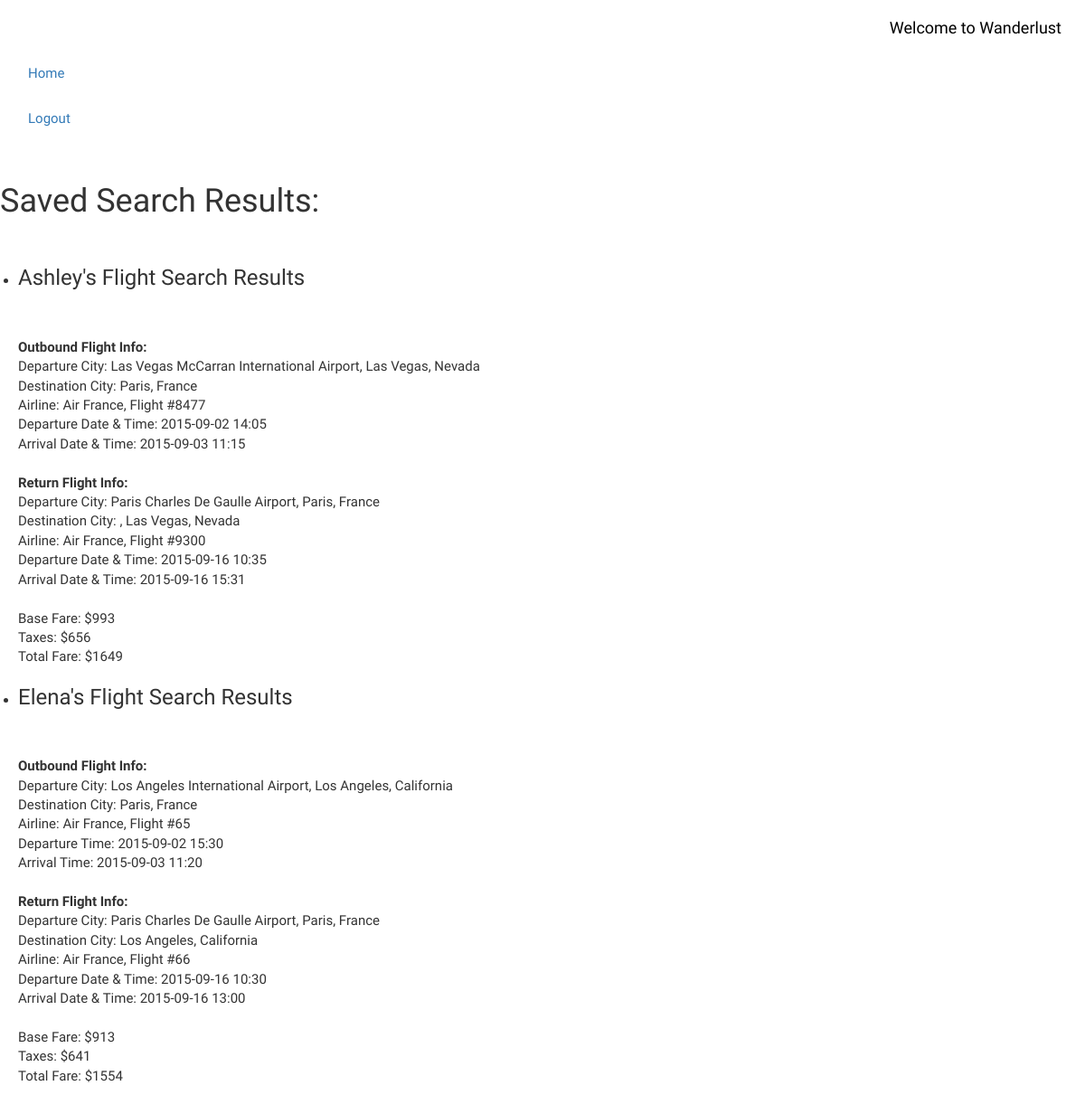
/saved_searches (signed in), run on the app's committed database.
### model.py (models this page shows)
class Search(db.Model):
    __tablename__ = "searches"
    search_id = db.Column(db.Integer, autoincrement=True, primary_key=True, nullable=False)
    user_id = db.Column(db.Integer, db.ForeignKey('users.user_id'), nullable=True)
    traveler1_name = db.Column(db.String(150), nullable=True)
    traveler2_name = db.Column(db.String(150), nullable=True)
    traveler1_origin = db.Column(db.String(75), nullable=True)
    traveler2_origin = db.Column(db.String(75), nullable=True)
    traveler1_max_price = db.Column(db.Integer, nullable=True)
    traveler2_max_price = db.Column(db.Integer, nullable=True)
    departure_date = db.Column(db.String(75), nullable=True)
    return_date = db.Column(db.String(75), nullable=True)
    destination = db.Column(db.String(75), nullable=True)
    users = db.relationship('User', backref=db.backref('searches', order_by=search_id))

class Flight(db.Model):
    __tablename__ = "flights"
    flight_id = db.Column(db.Integer, autoincrement=True, primary_key=True, nullable=False)
    user_id = db.Column(db.Integer, db.ForeignKey('users.user_id'), nullable=True)
    outbound_city_origin = db.Column(db.String(75), nullable=False)
    outbound_city_final_destination = db.Column(db.String(75), nullable=False)
    outbound_airline_code = db.Column(db.String(75), nullable=False)
    outbound_airline_name = db.Column(db.String(75), nullable=False)
    outbound_flight_number = db.Column(db.Integer, nullable=False)
    outbound_datetime_departure = db.Column(db.String(75), nullable=False)
    outbound_datetime_arrival = db.Column(db.String(75), nullable=False)
    inbound_city_origin = db.Column(db.String(75), nullable=False)
    inbound_city_final_destination = db.Column(db.String(75), nullable=False)
    inbound_airline_code = db.Column(db.String(75), nullable=False)
    inbound_airline_name = db.Column(db.String(75), nullable=False)
    inbound_flight_number = db.Column(db.Integer, nullable=False)
    inbound_datetime_departure = db.Column(db.String(75), nullable=False)
    inbound_datetime_arrival = db.Column(db.String(75), nullable=False)
    outbound_destination_city_airport = db.Column(db.String(75), nullable=True)
    inbound_destination_city_airport = db.Column(db.String(75), nullable=True)
    outbound_city_airport = db.Column(db.String(75), nullable=True)
    inbound_city_airport = db.Column(db.String(75), nullable=True)
    base_fare = db.Column(db.Integer, nullable=False)
    taxes = db.Column(db.Integer, nullable=False)
    total_fare = db.Column(db.Integer, nullable=False)
    user = db.relationship('User', backref=db.backref('flights', order_by=user_id))

### server.py (the view)
@app.route('/saved_searches', methods=['GET'])
def view_saved_searches():
    user_id = session['user_id']
    saved_searches = SavedSearch.query.filter_by(user_id=user_id).all()
    for flight in saved_searches:
        print flight
        flight_list = []
        t1_flights = Flight.query.filter_by(flight_id=flight.t1_flight_id).all()
        t2_flights = Flight.query.filter_by(flight_id=flight.t2_flight_id).all()
        flight_list.append((t1_flights, t2_flights))
    print flight_list, "%" * 25
    for travelers in saved_searches:
        traveler_info = []
        traveler = Search.query.filter_by(search_id=travelers.search_id).all()
        traveler_info.append(traveler)
    return render_template("saved_searches.html", saved_searches=saved_searches, flight_list=flight_list, traveler_info=traveler_info)

### templates/saved_searches.html (shortened to what this page needs)
{% extends 'base.html' %}
{% block content %}
<div>
    <h1>Saved Search Results:</h1><br>
</div>
<div>
    <ul>
        <li>
        {% for result in flight_list %}{% for item in traveler_info %}
        <h3>{{item[0].traveler1_name}}'s Flight Search Results</h3><br><br>
        <b>Outbound Flight Info:</b><br>
        Departure City: {{result[0][0].outbound_city_airport}}, {{result[0][0].outbound_city_origin}}<br>
        Destination City: {{result[0][0].outbound_city_final_destination}}<br>
        Airline: {{result[0][0].outbound_airline_name}}, Flight #{{result[0][0].outbound_flight_number}}<br>
        Departure Date & Time: {{result[0][0].outbound_datetime_departure}}<br>
        Arrival Date & Time: {{result[0][0].outbound_datetime_arrival}}<br><br>
        <b>Return Flight Info:</b><br>
        Departure City: {{result[0][0].inbound_city_airport}}, {{result[0][0].inbound_city_origin}}
        <br>Destination City: {{result[0][0].inbound_destination_city_airport}}, {{result[0][0].inbound_city_final_destination}}<br>
        Airline: {{result[0][0].inbound_airline_name}}, Flight #{{result[0][0].inbound_flight_number}}<br>
        Departure Date & Time: {{result[0][0].inbound_datetime_departure}}<br>
        Arrival Date & Time: {{result[0][0].inbound_datetime_arrival}}<br><br>
        Base Fare: ${{result[0][0].base_fare}}<br>
        Taxes: ${{result[0][0].taxes}}<br>
        Total Fare: ${{result[0][0].total_fare}}
        </li>
    </ul>
</div>
<div>
    <ul>
        <li>
    <h3>{{item[0].traveler2_name}}'s Flight Search Results</h3><br><br>
    <b>Outbound Flight Info:</b><br>
    Departure City: {{result[1][0].outbound_city_airport}}, {{result[1][0].outbound_city_origin}}<br>
    Destination City: {{result[1][0].outbound_city_final_destination}}<br>
    Airline: {{result[1][0].outbound_airline_name}}, Flight #{{result[1][0].outbound_flight_number}}<br>
    Departure Time: {{result[1][0].outbound_datetime_departure}}<br>
    Arrival Time: {{result[1][0].outbound_datetime_arrival}}<br><br>
    <b>Return Flight Info:</b><br>
    Departure City: {{result[1][0].inbound_city_airport}}, {{result[1][0].inbound_city_origin}}<br>
    Destination City: {{result[1][0].inbound_city_final_destination}}<br>
    Airline: {{result[1][0].inbound_airline_name}}, Flight #{{result[1][0].inbound_flight_number}}<br>
    Departure Date & Time: {{result[1][0].inbound_datetime_departure}}<br>
    Arrival Date & Time: {{result[1][0].inbound_datetime_arrival}}<br><br>
    Base Fare: ${{result[1][0].base_fare}}<br>
    Taxes: ${{result[1][0].taxes}}<br>
    Total Fare: ${{result[1][0].total_fare}}
    </ul>
        {% endfor %}{% endfor %}
</div>
{% endblock %}

### templates/base.html (shortened to what this page needs)
<!DOCTYPE html>
<head>
<link rel="stylesheet" type="text/css" href="//cdn.jsdelivr.net/bootstrap/latest/css/bootstrap.css"/>
 <link rel="stylesheet"
          href="http://maxcdn.bootstrapcdn.com/bootstrap/3.3.4/css/bootstrap.css"/>
</head>
<body>
<div class="navbar navbar-custom navbar-fluid-top">
 <div class="navbar-header"><a class="navbar-brand" role="navigation "href="/">Welcome to Wanderlust</a>
    </div>
    <div class="navbar-collapse collapse">
      <ul class="nav navbar-nav">
        <li><a href="/">Home</a></li>
        {% if "user_id" in session %}
        <li><a href="/logout">Logout</a></li>
        {% else %}
        <li><a href="/login">Login</a></li>
        <li><a href="/register">Register</a></li>
        {% endif %}
        <li>&nbsp;</li>
      </ul>
</div>
</div>
    {% block content %}
    {% endblock %}
</body>
</html>

### templates/base.html (style rules this page uses)
body { font-family: 'Special Elite', serif; font-size: 15px; }

### data on the page
Search: traveler1_name "Ashley", traveler2_name "Elena"
Flight: outbound_city_airport "Las Vegas McCarran International Airport", outbound_city_origin "Las Vegas, Nevada", outbound_city_final_destination "Paris, France", outbound_airline_name "Air France", outbound_flight_number "8477", outbound_datetime_departure "2015-09-02 14:05", outbound_datetime_arrival "2015-09-03 11:15", inbound_city_airport "Paris Charles De Gaulle Airport", inbound_city_origin "Paris, France", inbound_city_final_destination "Las Vegas, Nevada", inbound_airline_name "Air France", inbound_flight_number "9300", inbound_datetime_departure "2015-09-16 10:35", inbound_datetime_arrival "2015-09-16 15:31", base_fare "993", taxes "656", total_fare "1649"
Flight: outbound_city_airport "Los Angeles International Airport", outbound_city_origin "Los Angeles, California", outbound_city_final_destination "Paris, France", outbound_airline_name "Air France", outbound_flight_number "65", outbound_datetime_departure "2015-09-02 15:30", outbound_datetime_arrival "2015-09-03 11:20", inbound_city_airport "Paris Charles De Gaulle Airport", inbound_city_origin "Paris, France", inbound_city_final_destination "Los Angeles, California", inbound_airline_name "Air France", inbound_flight_number "66", inbound_datetime_departure "2015-09-16 10:30", inbound_datetime_arrival "2015-09-16 13:00", base_fare "913", taxes "641", total_fare "1554"
